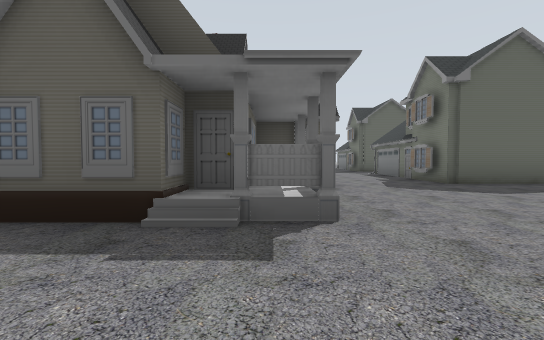
View 1 (above)

24 first-person views from a walk through a world built for the Gazebo simulator. The camera is 0.94 m above the floor, tilts 2° down and sees 90° across. The floor is counted in squares, 2 m on a side. Each view is taken from the middle of a square. On the plan, view 1 faces up. The plan holds only what a view shows up to about 9 squares ahead; the rest is blank. The place goes on beyond the plan. Some stock models are drawn as simple stand-ins. Some surface patterns are stand-ins.

View 2
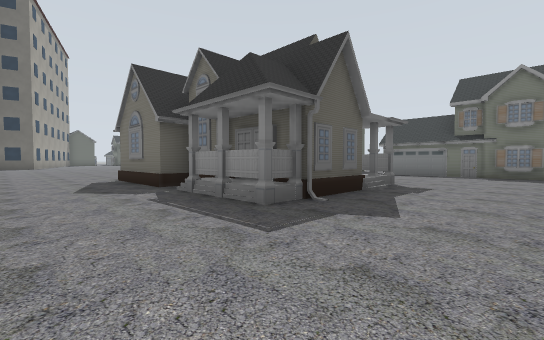

View 3
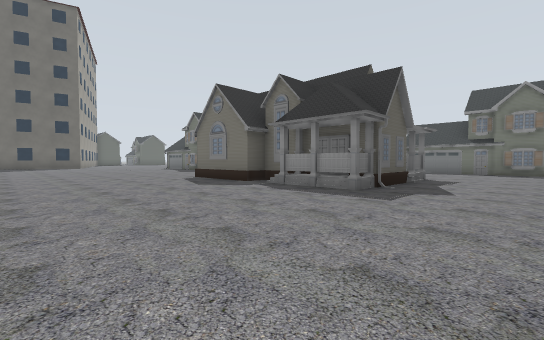

View 4
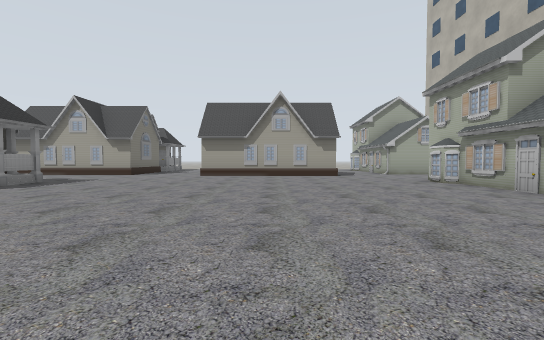

View 5
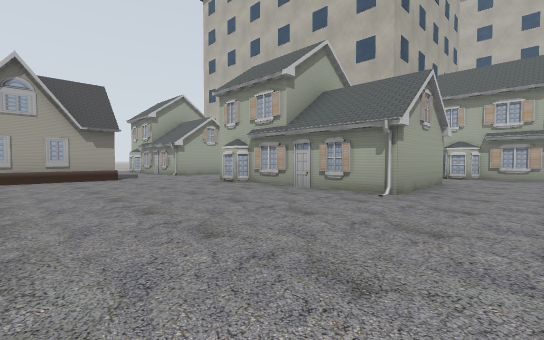

View 6
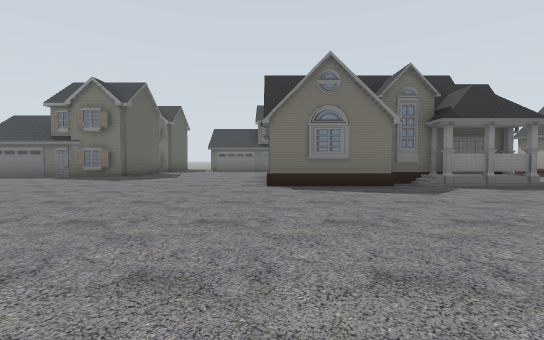

View 7
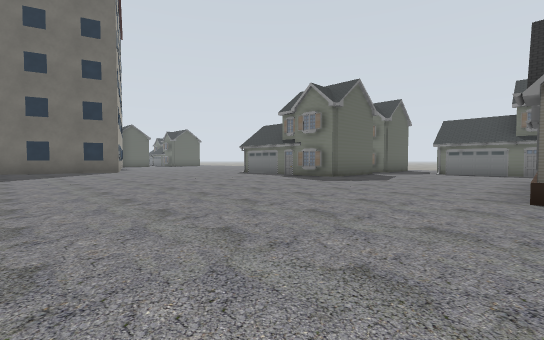

View 8
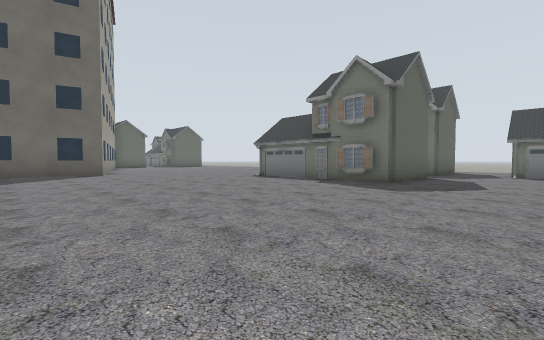

View 9
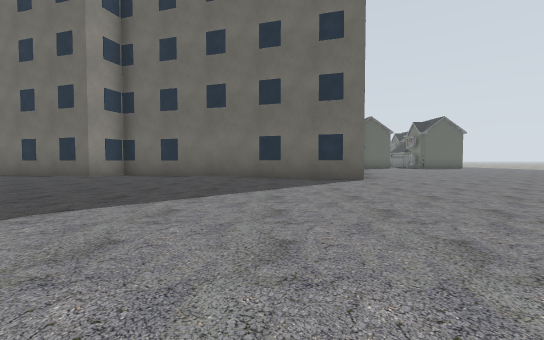

View 10
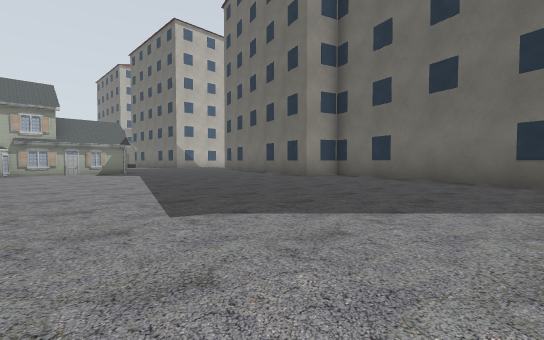

View 11
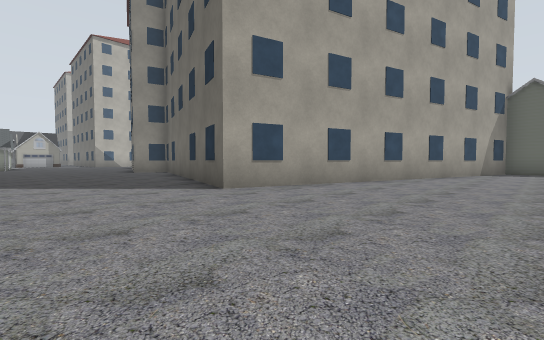

View 12
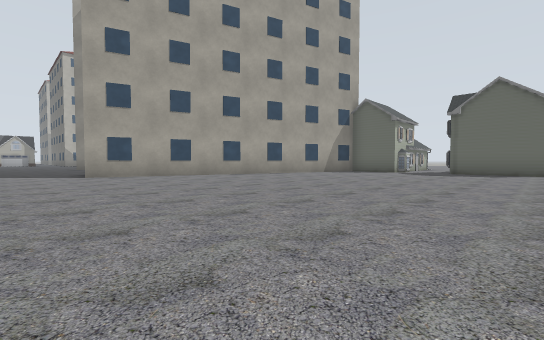

View 13
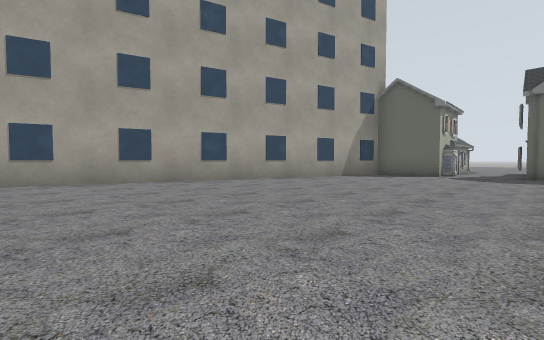

View 14
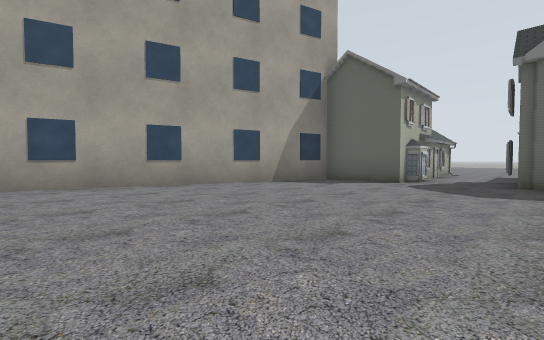

View 15
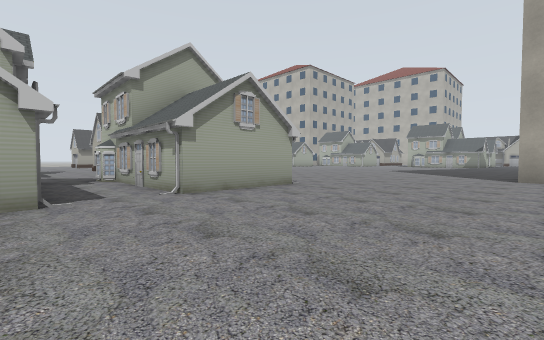

View 16
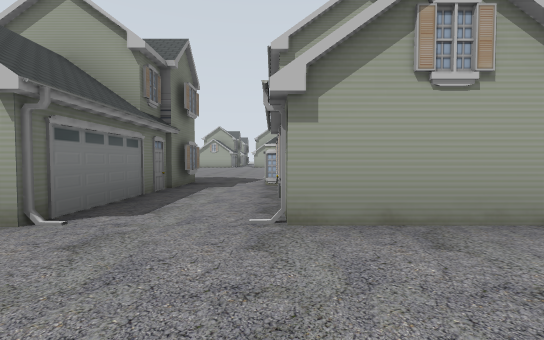

View 17
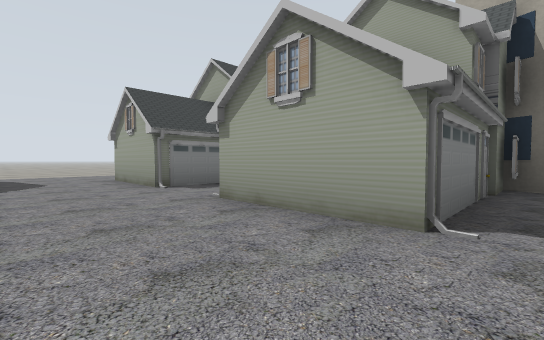

View 18
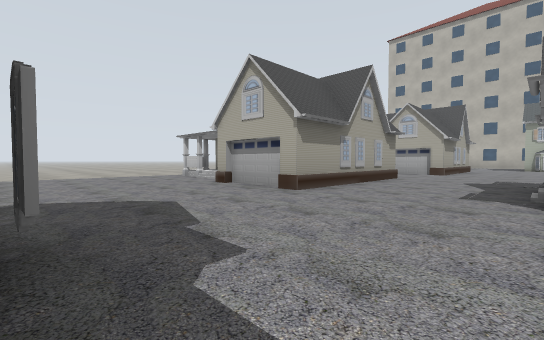

View 19
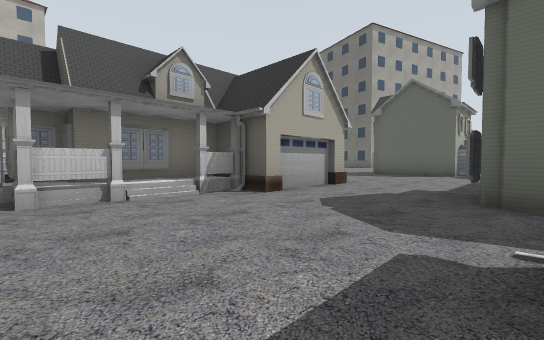

View 20
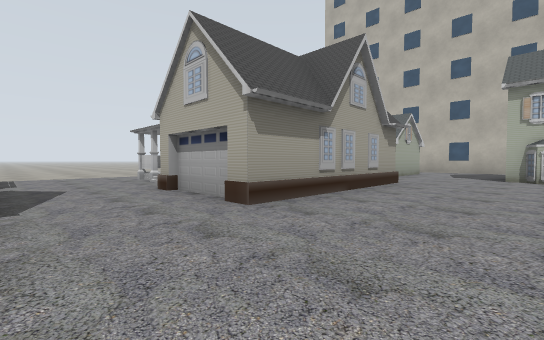

View 21
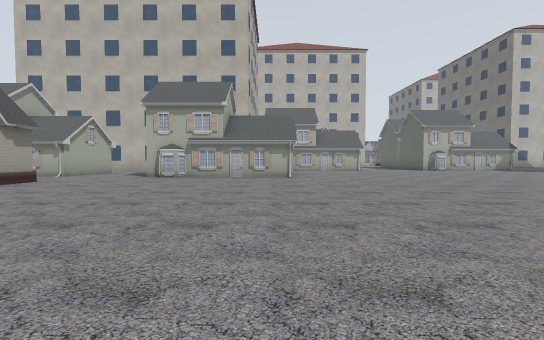

View 22
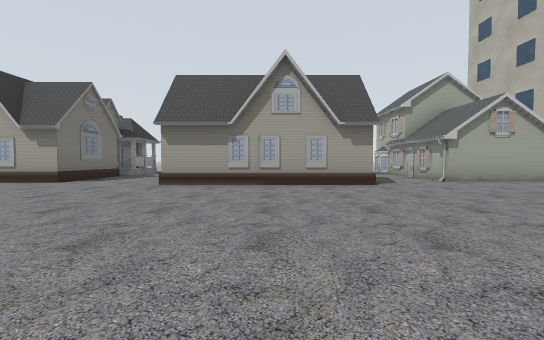

View 23
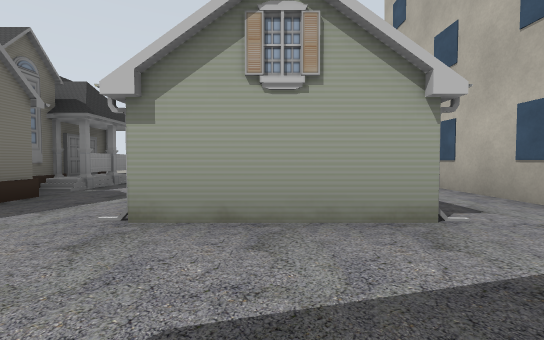

View 24
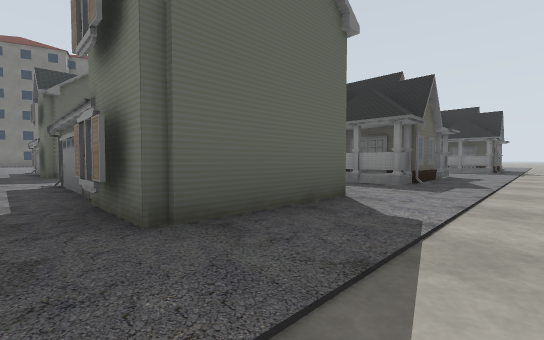

### Floor plan
Key: @ floor where view 1 was taken; . floor; H house; B building.
Columns run from 18 left of view 1 to 5 right of it. Each row starts with its distance up from view 1.
 34                 ........
 33                 ........
 32                 .HHH.HHH
 31                 .H.H.H
 30                 .HHH.HHH
 29                 .H H.H
 28                 HHHH.HHH
 27                 B.......
 26                 B.......
 25                 B.......
 24                 B.......
 23                B........
 22                B........
 21    BBB BBB     B........
 20     ..BB..BBB B.........
 19      ........BB.........
 18      ...................
 17     ....................
 16    ....................
 15  H................HHH.H
 14 HH................H.H.H
 13 HH................HHH.H
 12      ...   .......H.H.H
 11      ....  ............
 10      ..... ............
  9      .................H
  8      .................HH
  7  H.............HHHHH..HH
  6  H.............HHHHH..H
  5  HH.H.H........HHHHH...
  4 BBB.HHH........HHHH....
  3   B.HHH........HHHH...H
  2   B.H.H........HHHH....H
  1   B...................HH
  0   B...............@...HH
 -1   B.HHH.HHHHH..HHHH....
 -2   B.H.H.H   H..HHHH....
 -3   B.HHH..HH ...H  H....
 -4   B.HHH.HHH ...H  H....
 -5   B.HHH.HHHH...H HH....
 -6   B.............  H....
 -7    .............   ....
 -8             ...     ...

Where each view was taken, in squares from view 1:
view 1: 0 up, 0 right, facing up
view 2: 0 up, 5 left, facing up-right
view 3: 0 up, 7 left, facing up-right
view 4: 8 up, 8 left, facing down
view 5: 7 up, 8 left, facing down-left
view 6: 7 up, 8 left, facing right
view 7: 7 up, 7 left, facing up-right
view 8: 9 up, 6 left, facing up-right
view 9: 12 up, 6 left, facing up
view 10: 13 up, 6 left, facing up-left
view 11: 16 up, 0 right, facing up-left
view 12: 17 up, 5 right, facing up-left
view 13: 19 up, 3 right, facing up-left
view 14: 22 up, 3 right, facing up-left
view 15: 19 up, 4 right, facing down-left
view 16: 34 up, 1 right, facing down
view 17: 34 up, 2 left, facing down-right
view 18: 2 up, 4 right, facing down-left
view 19: 2 up, 4 right, facing up-left
view 20: 2 up, 4 left, facing down-left
view 21: 5 up, 4 left, facing left
view 22: 5 up, 8 left, facing down
view 23: 1 up, 13 left, facing down
view 24: 7 down, 15 left, facing up-right
